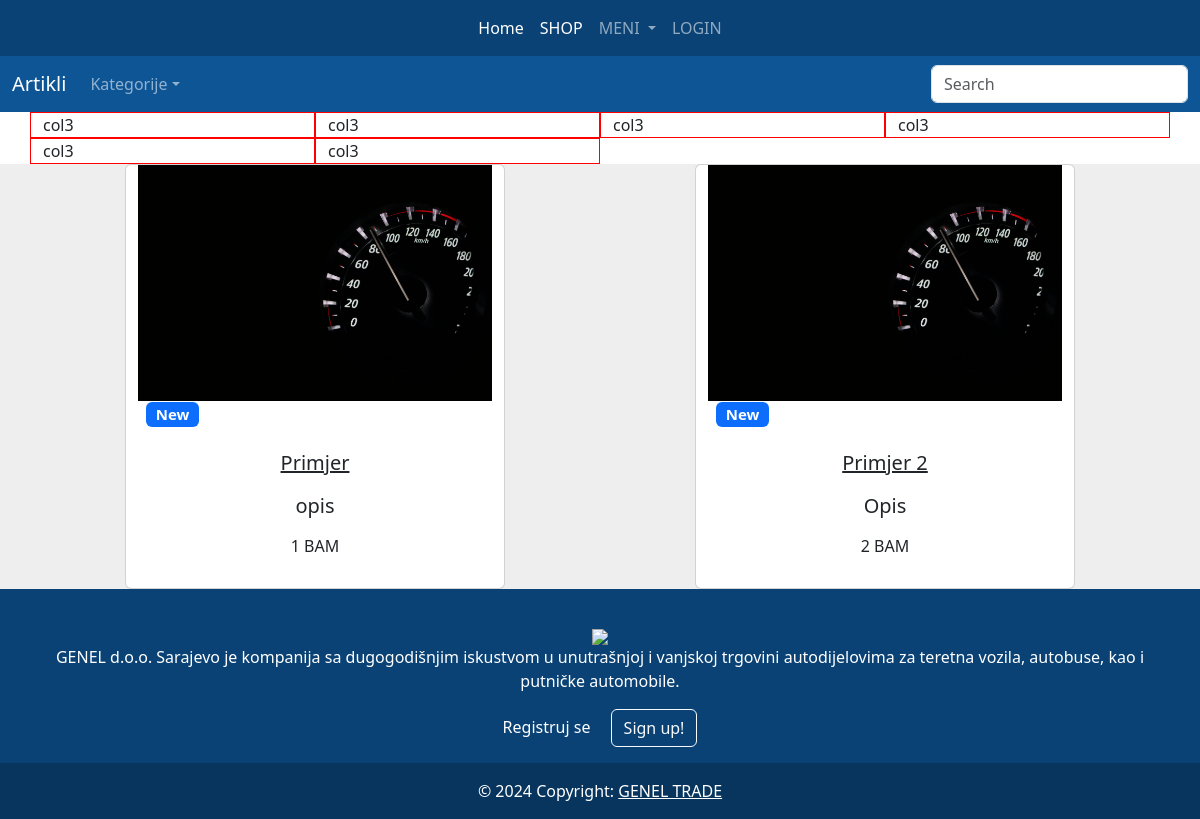
The page /shop/ on the database as committed earlier.
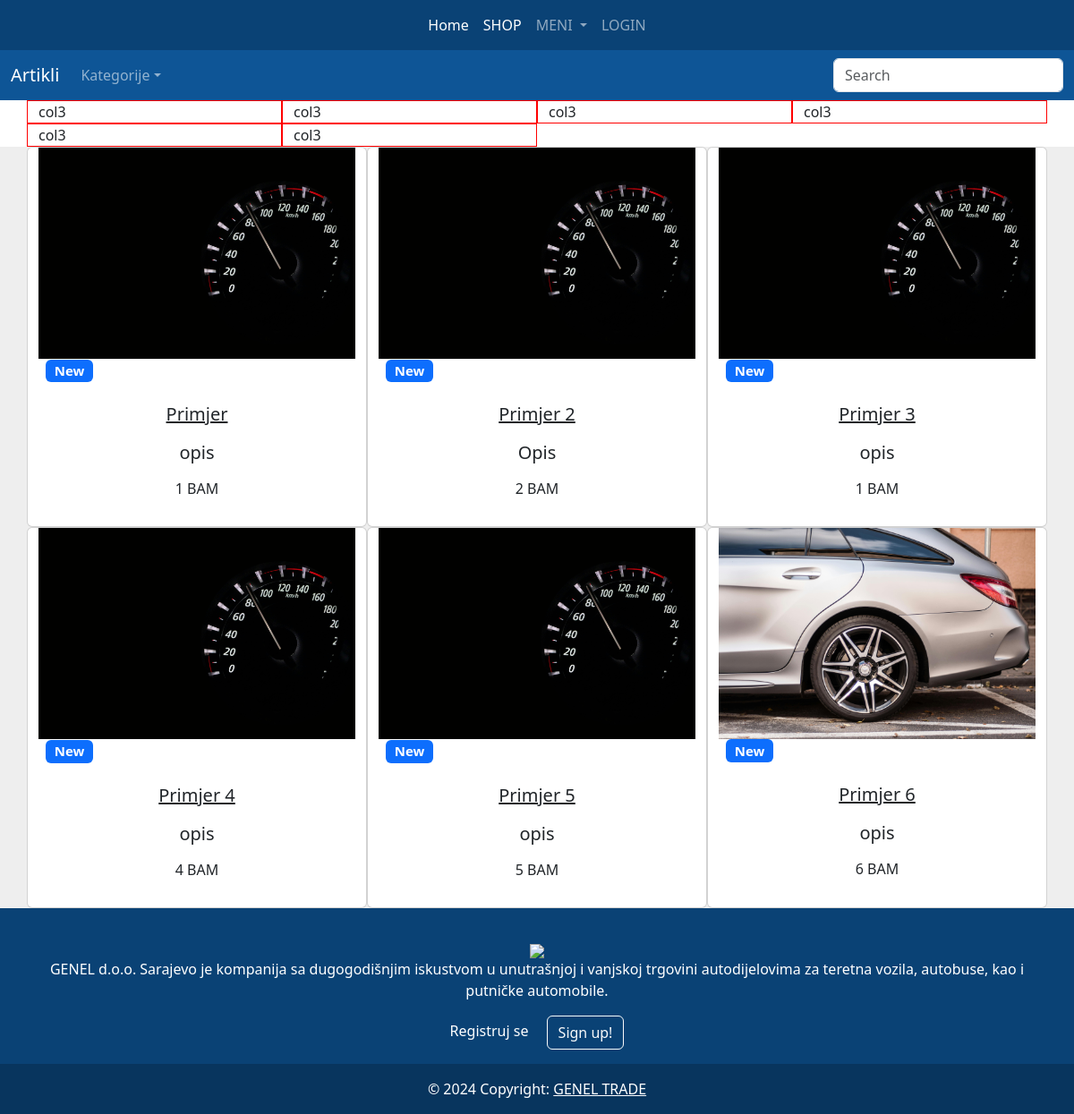
The same page on the database as committed later.
### main/models.py (models this page shows)
class Product(models.Model):
    cat = (
        ("Retrovizori","Retrovizori"),
        ("Farovi","Farovi"),
        ("Stopke","Stopke"),
        ("Gabariti","Gabariti"),
        ("Masine za injektore","Masine za injektore"),
        ("Sijalice","Sijalice"),
        ("Semerinzi","Semerinzi"),
        ("Zracni jastuci","Zracni jastuci"),
        ("Kocioni sistemi","Kocioni sistemi"),
        ("Dizel program","Dizel program"),
        ("Zracni ventili i reparacije","Zracni ventili i reparacije"),
        ("Crijeva za vodu","Crijeva za vodu"),
        ("Karoserija","Karoserija"),
        ("Hidraulika","Hidraulika"),
        ("Kompresori zraka","Kompresori zraka"),
        ("Grijanje i hladjenje","Grijanje i hladjenje"),
        ("Filteri","Filteri"),
        ("Ulje i maziva","Ulje i maziva"),
        ("Setovi kvacila","Setovi kvacila"),
        ("Dijelovi diferencijala i reduktora","Dijelovi diferencijala i reduktora"),
        ("Spojnice i prikljucci","Spojnice i prikljucci")
    )
    name = models.CharField( max_length=150)
    description = models.CharField(max_length=250)
    price = models.IntegerField()
    category = models.CharField(max_length=125,choices=cat, default="Farovi")
    image = models.ImageField(upload_to="static/images/",default="static/images/genelthumb.jpg")
    oem = models.CharField(max_length=50,default="123")
    fabric = models.CharField(max_length=50,default="123")
    o = models.IntegerField(default=0)

### main/views.py (the view, shortened to what this page needs)
# urls.py: path("shop/",views.ShopView.as_view(),name="shop"),
class ShopView(View):
    def get(self,request):
        products = Product.objects.all()
        return render(request,"shop.html",{"products":products})

### templates/shop.html (shortened to what this page needs)
{%extends 'base.html' %}
{%block main%}
<nav class="navbar navbar-expand-md navbar-dark " style="background-color:#0e5596;" aria-label="Fourth navbar example">
  <div class="container-fluid">
    <a class="navbar-brand" href="#">Artikli</a>
    <div class="collapse navbar-collapse" id="navbarsExample04">
      <ul class="navbar-nav me-auto mb-2 mb-md-0">
        <li class="nav-item dropdown">
          <a class="nav-link dropdown-toggle" href="#" id="dropdown04" data-bs-toggle="dropdown" aria-expanded="false">Kategorije</a>
        </li>
      </ul>
      <form method="POST">
        <input class="form-control" type="text" placeholder="Search" aria-label="Search" name="search">
      </form>
    </div>
  </div>
</nav>
<div class="container">
  <div class="row">
    <div class="col-3" style="border:1px solid red;">
      col3
    </div>
    <div class="col-3" style="border:1px solid red;">
      col3
    </div>
    <div class="col-3" style="border:1px solid red;">
      col3
    </div>
    <div class="col-3" style="border:1px solid red;">
      col3
    </div>
    <div class="col-3" style="border:1px solid red;">
      col3
    </div>
    <div class="col-3" style="border:1px solid red;">
      col3
    </div>
  </div>
</div>
<section style="background-color: #eee;margin-top:0;">
    <div class="text-center container ">
      <div class="row">
        {%for i in products%}
        <div class="card col-4 container">
              <a href="{% url 'product' pk=i.id %}">
            <div class="bg-image hover-zoom ripple ripple-surface ripple-surface-light"
              data-mdb-ripple-color="light">
              {%load static%}
              <img src="{{i.image.url}}"
                class="w-100" />
              <a href="#!">
                <div class="mask">
                  <div class="d-flex justify-content-start align-items-end h-100">
                    <h5><span class="badge bg-primary ms-2">New</span></h5>
                  </div>
                </div>
              </a>
            </div>
            <div class="card-body">
              <a href="" class="text-reset">
                <h5 class="card-title mb-3">{{i.name}}</h5>
              </a>
              <div href="" class="text-reset lead">
                <p>{{i.description}}</p>
              </div>
              <h6 class="mb-3">{{i.price}} BAM</h6>
            </div>
        </a>
        </div>
        {%endfor%}
  </section>
{%endblock main%}

### templates/base.html (shortened to what this page needs)
<!DOCTYPE html>
<html>
    <head>
        {%load static%}
        {%load bootstrap5 %}
        {% bootstrap_css %}
    </head>
    <body>
      <nav class="navbar navbar-expand-lg navbar-dark  "style="background-color: #0a4275;" >
        <div class="container-fluid">
          <div
            class="collapse navbar-collapse justify-content-center"
            id="navbarCenteredExample"
          >
            <ul class="navbar-nav mb-2 mb-lg-0">
              <li class="nav-item">
                <a class="nav-link active" aria-current="page" href="{%url 'home' %}">Home</a>
              </li>
              <li class="nav-item">
                <a class="nav-link active" href="{%url 'shop'%}">SHOP</a>
              </li>
              <li class="nav-item dropdown">
                <a
                  data-mdb-dropdown-init
                  data-bs-toggle="dropdown"
                  class="nav-link dropdown-toggle"
                  id="navbarDropdown"
                  role="button"
                  aria-expanded="false"
                >
                  MENI
                </a>
              </li>
              <li class="nav-item">
                {% if request.user.is_authenticated %}
                <a class="nav-link " href="{%url 'cart'%}"
                  ><svg xmlns="http://www.w3.org/2000/svg" width="16" height="16" fill="currentColor" class="bi bi-bag" viewBox="0 0 16 16">
                    <path d="M8 1a2.5 2.5 0 0 1 2.5 2.5V4h-5v-.5A2.5 2.5 0 0 1 8 1m3.5 3v-.5a3.5 3.5 0 1 0-7 0V4H1v10a2 2 0 0 0 2 2h10a2 2 0 0 0 2-2V4zM2 5h12v9a1 1 0 0 1-1 1H3a1 1 0 0 1-1-1z"/>
                  </svg>
                </a>
                {%else%}
                <a class="nav-link "
                >LOGIN</a
              >
              {%endif%}
              </li>
            </ul>
          </div>
        </div>
      </nav>
        {%block main%}
        {%endblock main%}
        <section class="">
          <footer class="text-center text-white" style="background-color: #0a4275;">
            <div class="container p-4 pb-0">
              <section class="">
                <p class="d-flex justify-content-center align-items-center">
                  <div class="d-flex justify-content-center align-items-center flex-column">
                    <img src="https://geneltrade.ba/wp-content/uploads/2017/04/genelwhite.svg"/>
                    <p>
                      GENEL d.o.o. Sarajevo je kompanija sa dugogodišnjim iskustvom u unutrašnjoj i
                      vanjskoj trgovini autodijelovima za teretna vozila, autobuse, kao i putničke automobile.
                    </p>
                  </div>
                  <span class="me-3">Registruj se</span>
                  <a href="{% url 'register'%}" data-mdb-ripple-init type="button" class="btn btn-outline-light btn-rounded">
                    Sign up!
                  </a>
                </p>
              </section>
            </div>
            <div class="text-center p-3" style="background-color: rgba(0, 0, 0, 0.2);">
              © 2024 Copyright:
              <a class="text-white" href="https://geneltrade.com/">GENEL TRADE</a>
            </div>
          </footer>
        </section>
    </body>
</html>

Rows that differ between the two databases and show on the page:
added Product: image (picture), name "Primjer 3", description "opis", price "1"
added Product: image (picture), name "Primjer 4", description "opis", price "4"
added Product: image (picture), name "Primjer 5", description "opis", price "5"
added Product: image (picture), name "Primjer 6", description "opis", price "6"
